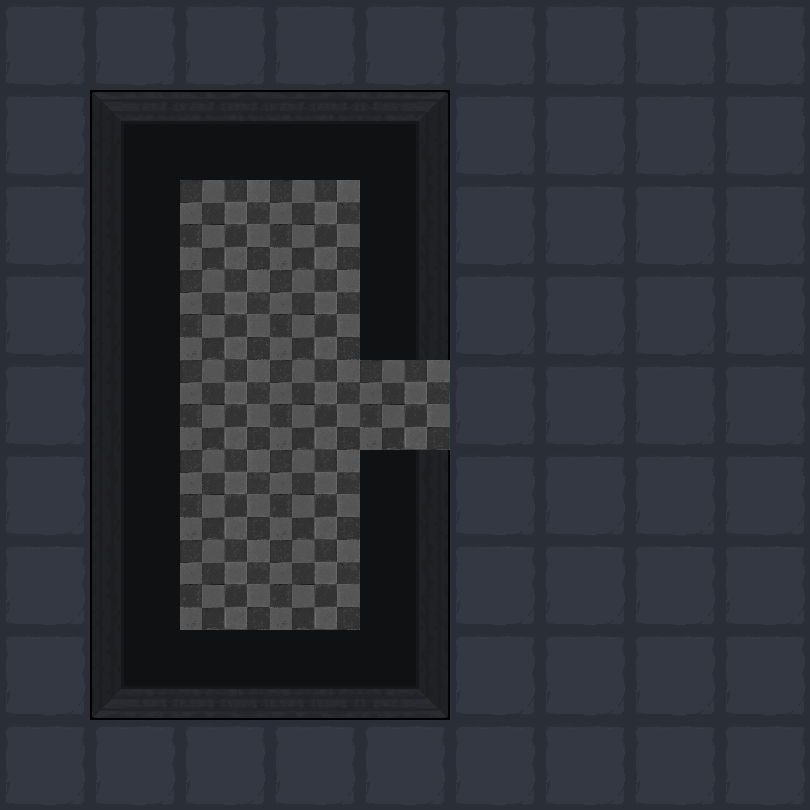

This game map was drawn from its Tiled (.tmx) file and the tilesets committed beside it. A one-line description and the trimmed map source follow:
An orthogonal 9x9 tile map with 90x90 px tiles, 2 tile layers (地形, 障碍) and 15 objects (9x map, 4x spring, bed, door).

<map version="1.5" tiledversion="1.7.2" orientation="orthogonal" renderorder="right-down" width="9" height="9" tilewidth="90" tileheight="90" infinite="0" nextlayerid="4" nextobjectid="22">
 <tileset firstgid="1" name="1" tilewidth="90" tileheight="90" tilecount="100" columns="10">
  <image source="1.png" trans="ff00ff" width="900" height="900" />
 </tileset>
 <layer id="1" name="地形" width="9" height="9">
  <data>[81 cells, 81 non-empty, 2 distinct tile ids]</data>
 </layer>
 <layer id="2" name="障碍" width="9" height="9">
  <data>[81 cells, 17 non-empty, 8 distinct tile ids]</data>
 </layer>
 <objectgroup id="3" name="对象">
  <object id="1" name="bed" x="180" y="450" width="90" height="90" />
  <object id="2" name="map" x="180" y="360" width="90" height="90" />
  <object id="4" name="map" x="180" y="180" width="90" height="90" />
  <object id="5" name="map" x="180" y="270" width="90" height="90" />
  <object id="7" name="map" x="270" y="180" width="90" height="90" />
  <object id="9" name="map" x="180" y="540" width="90" height="90" />
  <object id="11" name="map" x="270" y="540" width="90" height="90" />
  <object id="12" name="map" x="270" y="360" width="90" height="90">
   <properties>
    <property name="weapon" type="int" value="1" />
   </properties>
  </object>
  <object id="13" name="map" x="270" y="270" width="90" height="90">
   <properties>
    <property name="weapon" type="int" value="2" />
   </properties>
  </object>
  <object id="15" name="map" x="270" y="450" width="90" height="90">
   <properties>
    <property name="weapon" type="int" value="3" />
   </properties>
  </object>
  <object id="16" name="door" x="360" y="360" width="90" height="90">
   <properties>
    <property name="LorR" type="int" value="1" />
    <property name="motion" type="int" value="1" />
    <property name="rotate" type="int" value="90" />
   </properties>
  </object>
  <object id="18" name="spring" x="630" y="540" width="90" height="90">
   <properties>
    <property name="direction" value="3" />
   </properties>
  </object>
  <object id="19" name="spring" x="630" y="360" width="90" height="90">
   <properties>
    <property name="direction" value="3" />
   </properties>
  </object>
  <object id="20" name="spring" x="630" y="180" width="90" height="90">
   <properties>
    <property name="direction" value="3" />
   </properties>
  </object>
  <object id="21" name="spring" x="630" y="0" width="90" height="90">
   <properties>
    <property name="direction" value="3" />
   </properties>
  </object>
 </objectgroup>
</map>
